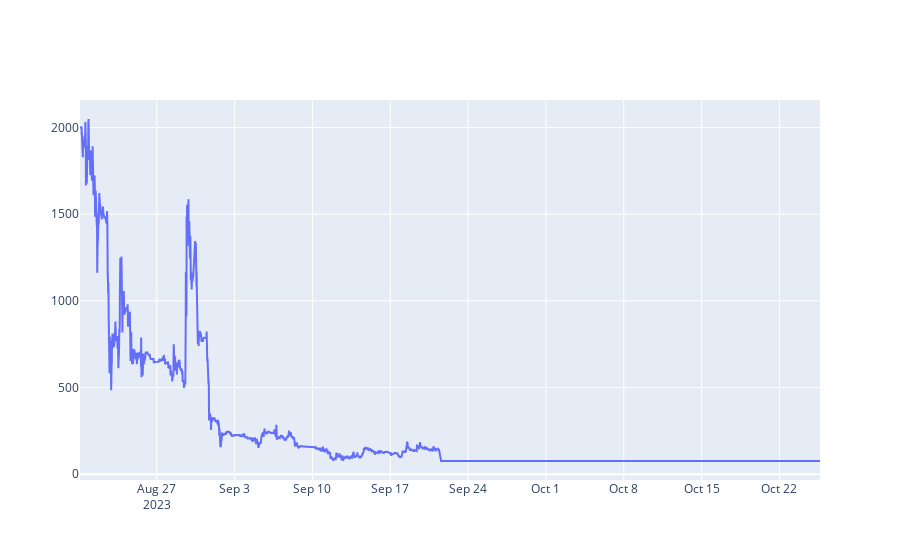

Notebook code cell kept with this figure:
### Code cell
import plotly.graph_objects as go

fig = go.Figure(data=[go.Scatter(x=stat['_equity_curve'].index, y=stat['_equity_curve']['Equity'])])
fig.show()

### Figure 1 — Plotly figure (JSON) as saved in the notebook; plotly's stock layout.template omitted (floating-point values rounded to 4 significant figures; data arrays with more than 128 entries replaced by an {"elided": "..."} marker saying what was removed)
{"data": [{"type": "scatter", "x": {"elided": "19169 str values"}, "y": {"elided": "19169 float values"}}], "layout": {}}
